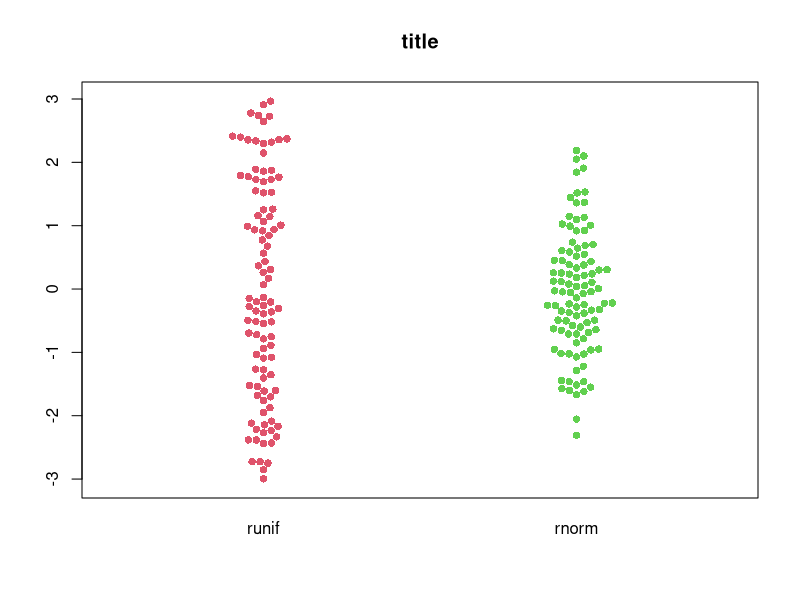

The R script that drew this image: (Note: this script raises an error after producing the figure.)
## Generate some random data
set.seed(123)
distro <- list(runif = runif(100, min = -3, max = 3), 
               rnorm = rnorm(100))

## beeswarm
library(beeswarm)
beeswarm::beeswarm(distro, 
                   col = 2:3, pch = 16,
                   method = "swarm", 
                   main = "title")


library(dplyr)
library(ggplot2)

distro2 <- data.frame(
  variable = c(rep("runif", 100), rep("rnorm", 100)),
  value = c(distro$runif, distro$rnorm)
)

distro3 <- as.data.frame(rev(distro)) %>% 
  tidyr::pivot_longer(everything(),values_to = "value", names_to = "variable", )

set.seed(123)
ggplot2::ggplot(distro3, aes(x = variable, y = value)) + 
  stat_beeswarm() + 
  scale_y_continuous(limits = c(-3, 3)) + 
  theme(
    plot.margin = unit(c(0.12, 0.07, 0.12, 0.07), "npc")
  )
